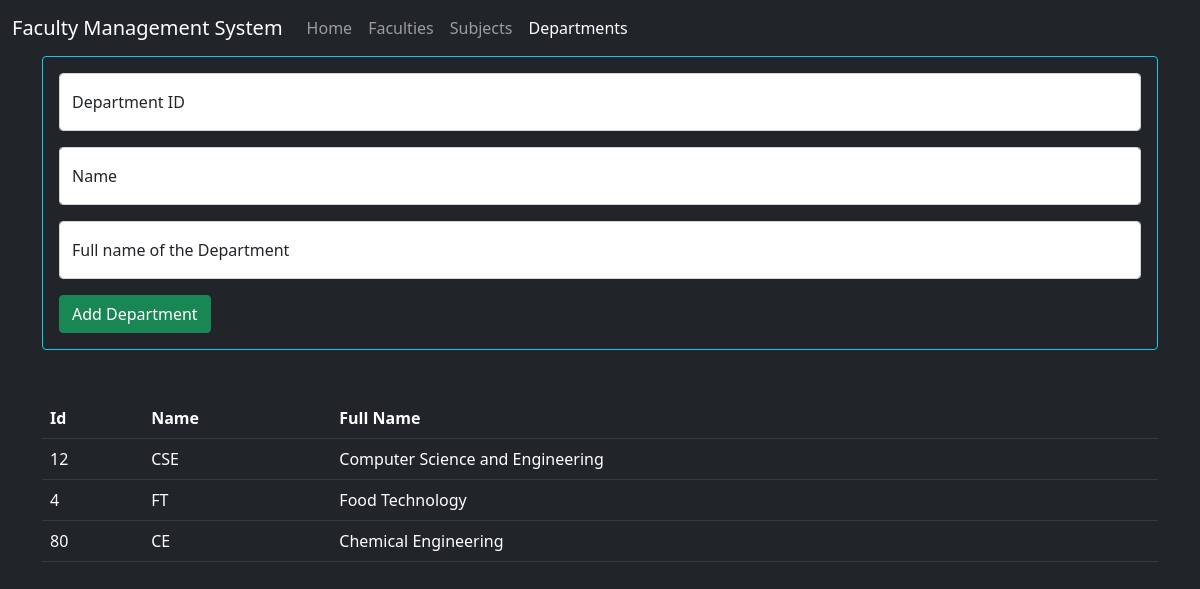
Screenshot of /departments/ with the database file from the repository.
### main/models.py (models this page shows, shortened)
class Dept(models.Model):
    deptId=models.IntegerField()
    name=models.CharField(max_length=10)
    fname=models.CharField(max_length=100)

### main/views.py (the view)
# urls.py: path('departments/', views.depts, name='depts'),
def depts(request):
    if(request.method=='POST'):
        name=request.POST['name']
        did=request.POST['did']
        fname=request.POST['fname']
        ins=Dept(deptId=did, name=name, fname=fname)
        ins.save()
        dept=Dept.objects.all()
        context={'dept':dept}
        return render(request, 'allDepts.html', context)
    else:
        dept=Dept.objects.all()
        context={'dept':dept}
        return render(request, 'allDepts.html', context)

### templates/allDepts.html (shortened to what this page needs)
<!doctype html>
<html lang="en">
  <head>
    <link href="https://cdn.jsdelivr.net/npm/bootstrap@5.1.3/dist/css/bootstrap.min.css" rel="stylesheet">
  </head>
  <body class="bg-dark text-light">
    <nav class="navbar navbar-expand-lg navbar-dark bg-dark">
      <div class="container-fluid">
        <a class="navbar-brand" href="/">Faculty Management System</a>
        <div class="collapse navbar-collapse" id="navbarSupportedContent">
          <ul class="navbar-nav me-auto mb-2 mb-lg-0">
            <li class="nav-item">
              <a class="nav-link" href="/">Home</a>
            </li>
            <li class="nav-item">
              <a class="nav-link" aria-current="page" href="{% url 'allFac' %}">Faculties</a>
            </li>
            <li class="nav-item">
              <a class="nav-link" aria-current="page" href="{% url 'subs' %}">Subjects</a>
            </li>
            <li class="nav-item">
              <a class="nav-link active" aria-current="page" href="{% url 'depts' %}">Departments</a>
            </li>
          </ul>
        </div>
      </div>
    </nav>
    <div class="container">
        <div class="card bg-dark text-light border-info">
            <div class="card-body">
                <form class="text-dark" action="/departments/" method="POST">
                    <div class="form-floating mb-3">
                        <input type="number" class="form-control" name="did" id="did" placeholder="name@example.com">
                        <label for="did">Department ID</label>
                    </div>
                    <div class="form-floating mb-3">
                        <input type="text" class="form-control" name="name" id="name" placeholder="name@example.com">
                        <label for="name">Name</label>
                    </div>
                    <div class="form-floating mb-3">
                        <input type="text" class="form-control" name="fname" id="fname" placeholder="name@example.com">
                        <label for="fname">Full name of the Department</label>
                    </div>
                    <input type="submit" value="Add Department" class="btn btn-success">
                </form>
            </div>
        </div>
        <br><br>
        <div class="table-responsive">
            <table class="table table-dark table-hover table-stripped">
                <tr>
                    <th>Id</th>
                    <th>Name</th>
                    <th>Full Name</th>
                </tr>
                {% for d in dept %}
                <tr>
                  <td>{{d.deptId}}</td>
                  <td>{{d.name}}</td>
                  <td>{{d.fname}}</td>
                </tr>
                {% endfor %}
            </table>
        </div>
    </div>
  </body>
</html>

### rows the page displays
Dept: deptId "12", name "CSE", fname "Computer Science and Engineering"
Dept: deptId "4", name "FT", fname "Food Technology"
Dept: deptId "80", name "CE", fname "Chemical Engineering"
